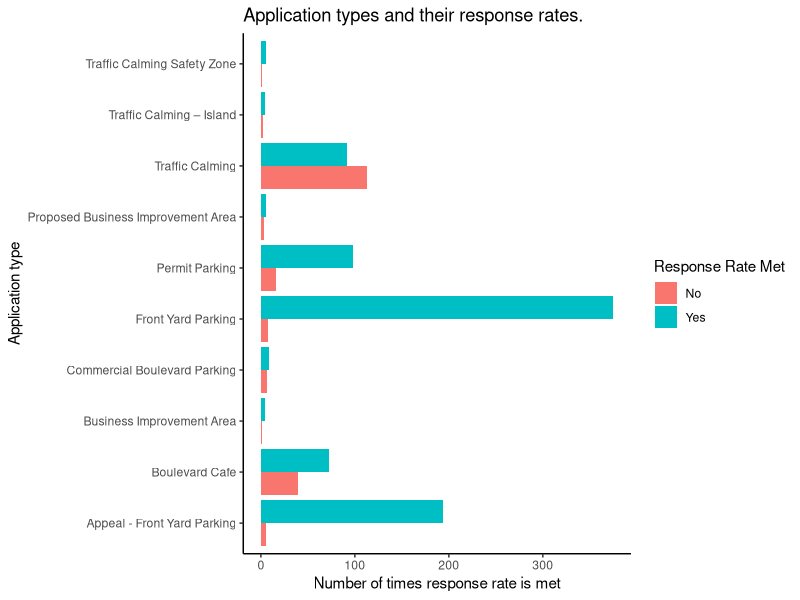
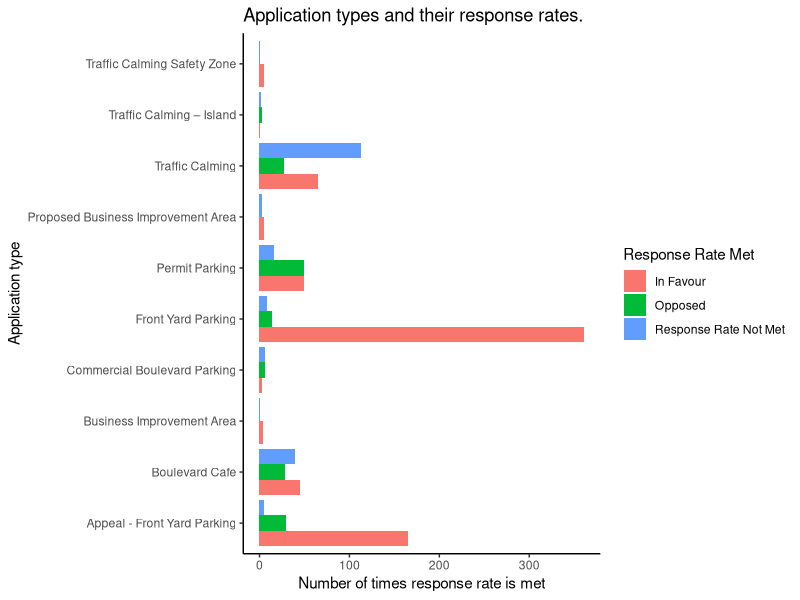

These charts were generated, in order, by the following R code:
## ---- chunk 1
library(tidyverse)
library(knitr)

toronto_poll_data <- read_csv(here::here("inputs/data/toronto_poll_data.csv"))

toronto_poll_data |> 
  select(RESPONSE_RATE_MET, APPLICATION_FOR,) |> 
  slice(1:10) |> 
  kable(
    caption = "First ten rows of a dataset of economic indicators for 
    Australia, Ethiopia, India, and the US",
    col.names = c("Response Rate Met", "Poll Type"),
    digits = 1,
    booktabs = TRUE,
    linesep = ""
  )
## ---- chunk 2
toronto_poll_data |> 
  ggplot(mapping = aes(y = APPLICATION_FOR, fill = RESPONSE_RATE_MET)) +
  geom_bar(position = "dodge") +
  theme(axis.text.x = element_text(angle = 90)) +
  labs(x = "Number of times response rate is met",
       y = "Application type",
       fill = "Response Rate Met",
       title = "Application types and their response rates.") +
  theme_classic()
## ---- chunk 3
toronto_poll_data |> 
  ggplot(mapping = aes(y = APPLICATION_FOR, fill = POLL_RESULT)) +
  geom_bar(position = "dodge") +
  theme(axis.text.x = element_text(angle = 90)) +
  labs(x = "Number of times response rate is met",
       y = "Application type",
       fill = "Response Rate Met",
       title = "Application types and their response rates.") +
  theme_classic()
